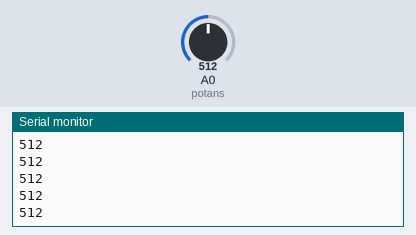
Bench run of a sketch on a simulated Arduino Uno, built with avr-gcc and run on an emulated ATmega328P. Parts: the last lines printed to the serial monitor. The inputs (shaded band) are chosen by the test bench; at power-on: A0 (potans) = 512.

Above: at 1.2 s.
1.3 s: A0 (potans) set to 716
At 1.32 s:
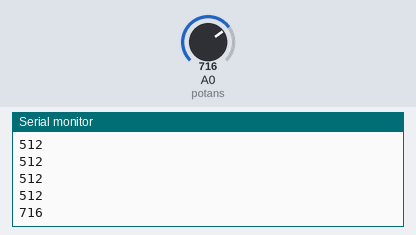
2.8 s: A0 (potans) set to 900
At 2.83 s:
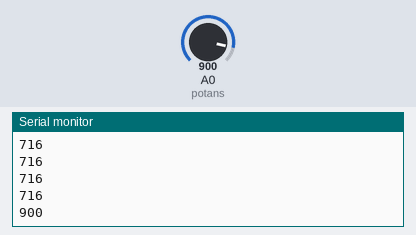
Timing chart, 0 to 5.8 s (numbered marks = the images above; inputs shaded):
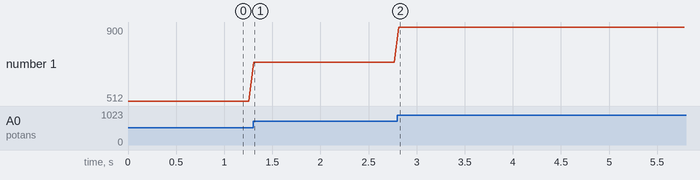

The sketch:

potansiyometre.ino
```cpp
#define potans A0
int deger = 0;
void setup() {
  Serial.begin(9600);
}
void loop() {
  deger = analogRead(potans);
  Serial.println(deger);
  delay(50);
}
```

Measured:
- after the input at 1.3 s, the serial monitor: prints a new line at once (image 1)
- after the input at 2.8 s, the serial monitor: prints a new line at once (image 2)
- plotted number 1: 512 → 716 after the input at 1.3 s, 716 → 900 after the input at 2.8 s
